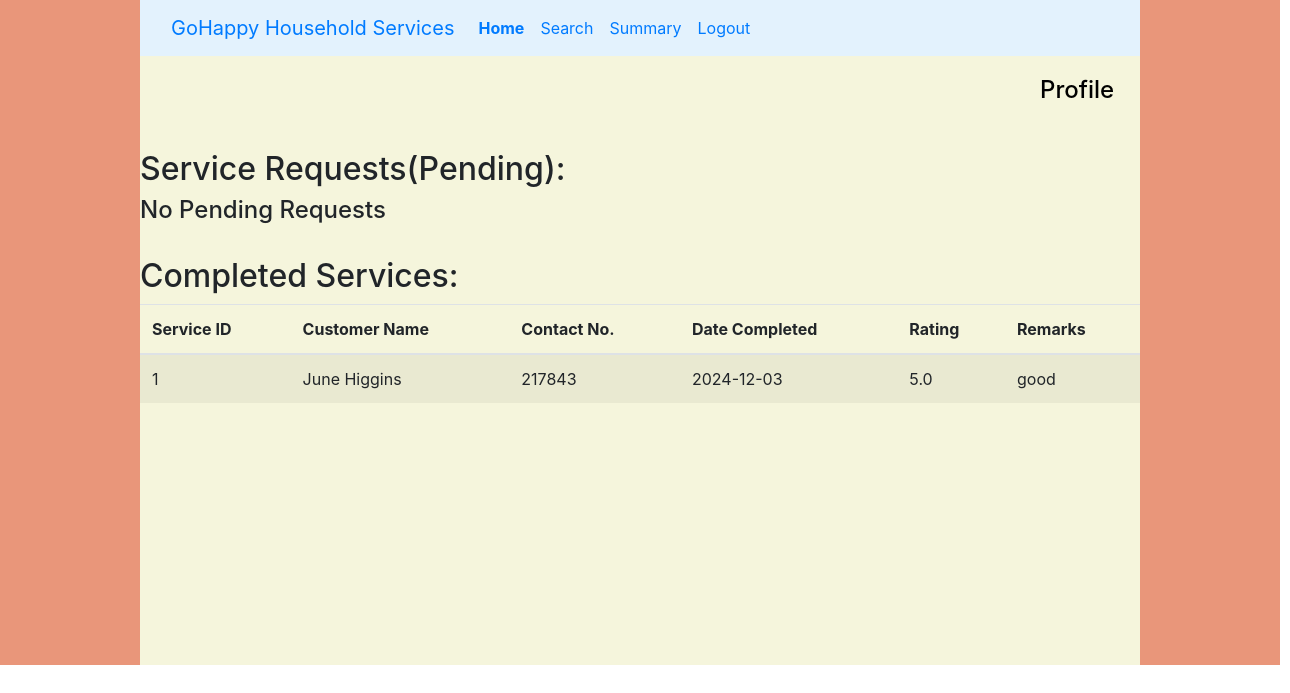
The page /dashb_professional/1 on the database its author committed.
### application/models.py (models this page shows)
class Servicerequest(db.Model):
    bookingid=db.Column(db.Integer(), primary_key=True)
    custid=db.Column(db.String(), db.ForeignKey("customers.userid"), nullable=False)
    profesid=db.Column(db.String(), db.ForeignKey("professionals.userid"), nullable=False)
    datecreated=db.Column(db.String(), nullable=False)
    datecompleted=db.Column(db.String(), nullable=True)
    status=db.Column(db.String(), nullable=False)
    ratings=db.Column(db.Float(), nullable=True)
    remarks=db.Column(db.String(), nullable=True)

class Customers(db.Model):
    userid=db.Column(db.Integer(), nullable=False, primary_key=True)
    fullname=db.Column(db.String(), nullable=False)
    contactno=db.Column(db.Integer(), nullable=False)
    emailid=db.Column(db.String(), nullable=False, unique = True)
    pswd=db.Column(db.String(), nullable=False)
    address=db.Column(db.String(), nullable=False)
    searchaddress=db.Column(db.String(), nullable=False)
    pincode=db.Column(db.Integer(), nullable=False)
    servicerequest = db.relationship('Servicerequest', backref='customers')

### application/controllers.py (the view)
@app.route('/dashb_professional/<int:userid>', methods=['GET', 'POST'])
def dashbp(userid):
    servicerequests=db.session.query(Customers.fullname, Customers.contactno, Customers.pincode, Servicerequest.datecreated, Servicerequest.bookingid).join(Servicerequest, Servicerequest.custid==Customers.userid).filter(Servicerequest.profesid==userid, Servicerequest.status=="Pending")
    servicehist=db.session.query(Servicerequest.bookingid, Customers.fullname, Customers.contactno, Servicerequest.datecompleted, Servicerequest.ratings, Servicerequest.remarks).join(Servicerequest, Servicerequest.custid==Customers.userid).filter(Servicerequest.profesid==userid, Servicerequest.status=="Completed")
    userdetails=Professionals.query.get(userid)
    return render_template('dashb_professional.html', id=userid, servicerequests=servicerequests, servicehist=servicehist, userdetails=userdetails)

### templates/dashb_professional.html (shortened to what this page needs)
<!DOCTYPE html>
<html lang="en">
<head>
    <link href="https://stackpath.bootstrapcdn.com/bootstrap/4.5.2/css/bootstrap.min.css" rel="stylesheet">
    <link rel="stylesheet" href="/static/dashb.css">
</head>
<body>
<div id = "main">
<div id = "box">
    <nav class="navbar navbar-expand-lg bg-body-tertiary" style="background-color: #e3f2fd;">
        <div class="container-fluid">
        <a class="navbar-brand" href="#">GoHappy Household Services</a>
        <div class="collapse navbar-collapse" id="navbarNavAltMarkup">
        <div class="navbar-nav">
        <a class="nav-link active" aria-current="page" href="#"><b>Home</b></a>
        <a class="nav-link" href="/search_professional/{{id}}">Search</a>
        <a class="nav-link" href="/summary_professional/{{id}}">Summary</a>
        <a class="nav-link" href="/login_professional">Logout</a>
        </div>
        </div>
        </div>
    </nav>
    <div id = "profile">
        <form action = '/profileprofes/{{id}}' method = 'post'>
        <h4><a style="text-decoration: none; color:rgb(0, 0, 0)" href = "#" data-bs-toggle="modal" data-bs-target="#staticBackdrop">Profile</a></h4>
        </form>
    </div>
    <br>
    <h2>Service Requests(Pending):</h2>
    {% if servicerequests.count()!=0 %}
    <table class ="table table-striped">
        <thead>
        <tr>
        <th scope="col"> Customer Name </th>
        <th scope="col"> Contact No. </th>
        <th scope="col"> Pincode </th>
        <th scope="col"> Date Requested </th>
        <th scope="col"> Select </th>
        </tr>
        </thead>
        <tbody>
        {% for sr in servicerequests %}
        <tr>
        <td>{{sr[0]}}</td>
        <td>{{sr[1]}}</td>
        <td>{{sr[2]}}</td>
        <td>{{sr[3]}}</td>
        <td><a href="/accept_profes/{{sr[4]}}"><button type="button" class="btn btn-secondary">Accept</button></a>
        <a href="/reject_profes/{{sr[4]}}"><button type="button" class="btn btn-secondary">Reject</button></a></td>
        </tr>
        {% endfor %}
        </tbody>
    </table>
    {% else %}
    <h4>No Pending Requests</h4>
    {% endif %}
    <br>
    <h2>Completed Services:</h2>
    {% if servicehist.count()!=0 %}
    <table class ="table table-striped">
        <thead>
        <tr>
        <th scope="col"> Service ID </th>
        <th scope="col"> Customer Name </th>
        <th scope="col"> Contact No. </th>
        <th scope="col"> Date Completed </th>
        <th scope="col"> Rating </th>
        <th scope="col"> Remarks </th>
        </tr>
        </thead>
        <tbody>
        {% for sh in servicehist %}
        <tr>
        <td>{{sh[0]}}</td>
        <td>{{sh[1]}}</td>
        <td>{{sh[2]}}</td>
        <td>{{sh[3]}}</td>
        <td>{{sh[4]}}</td>
        <td>{{sh[5]}}</td>
        </tr>
        {% endfor %}
        </tbody>
    </table>
    {% else %}
    <h4>No Completed Services</h4>
    {% endif %}
</div>
</div>
</body>
</html>

### static/dashb.css (style rules this page uses)
#main { background-color:darksalmon; width:1280px; min-height:665px; height:auto; }
#box { background-color: beige; width:auto; min-height:665px; height: auto; margin-left: 140px; margin-right: 140px; }
#profile { width: 100px; height: 50px; margin-left : 900px; margin-top: 20px; }

### rows shown on the page
Servicerequest: bookingid "1", fullname "June Higgins", contactno "217843", datecompleted "2024-12-03", ratings "5.0", remarks "good"
